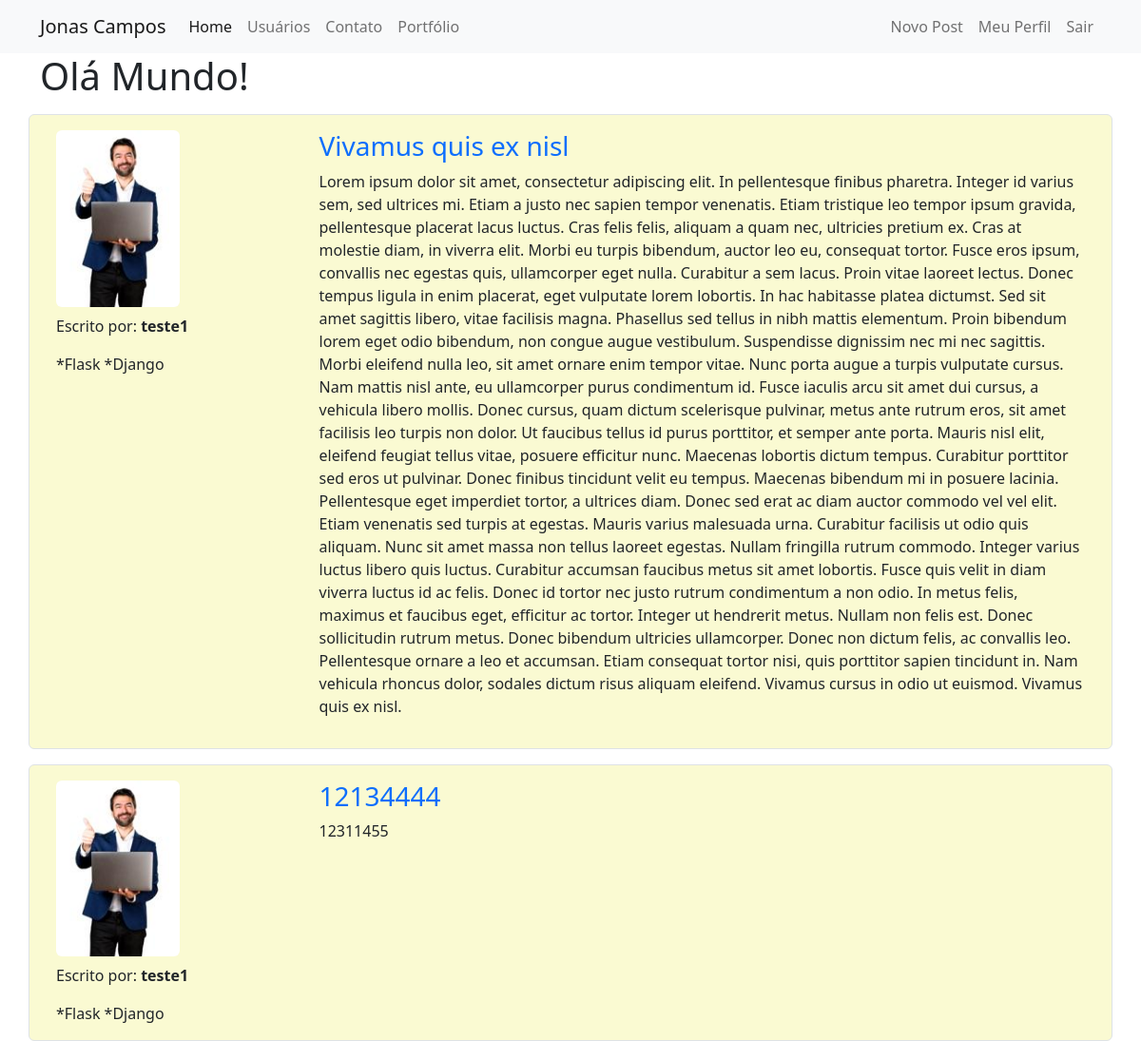
The page / (signed in) on the database as committed earlier.
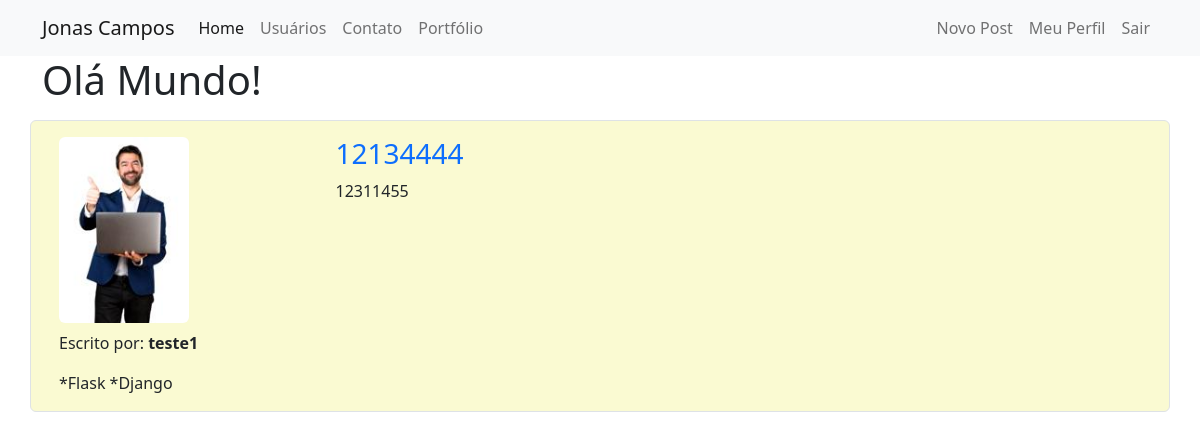
The same page on the database as committed later.
### models.py (models this page shows)
class Post(database.Model):
    id = database.Column(database.Integer, primary_key=True)
    post_title = database.Column(database.String, nullable=False)
    post_text = database.Column(database.Text, nullable=False)
    post_created_at = database.Column(database.DATETIME, nullable=False, default=datetime.utcnow)
    id_author = database.Column(database.Integer, database.ForeignKey('usuario.id'), nullable=False)

class Usuario(database.Model, UserMixin):
    id = database.Column(database.Integer, primary_key=True)
    username = database.Column(database.String, nullable=False)
    email = database.Column(database.String, nullable=False, unique=True)
    senha = database.Column(database.String, nullable=False)
    user_photo = database.Column(database.String, default='default_profile_img.png')
    posts = database.relationship('Post', backref='author', lazy=True)
    skills = database.Column(database.String, nullable=False, default=0)

### routes.py (the view)
@app.route('/')
def home():
    posts = Post.query.order_by(Post.id.desc())
    return render_template('home.html', posts=posts)

### models.py (called while the page is built)
@login_manager.user_loader
def load_user(id_user):
    return Usuario.query.get(int(id_user))

### templates/home.html
{% extends 'base.html' %}
{% block body %}
    <div class="container">
        <h1>Olá Mundo!</h1>
    </div>
    <div class="container">
        {% for post in posts %}
            <div class="row border rounded mt-3 p-3 my-post">
                <div class="column col-3">
                    <div class="image pb-2">
                        <img src='{{ url_for('static', filename='img_profiles/{}'.format(post.author.user_photo)) }}'
                             class="rounded" width="130">
                    </div>
                    <p>Escrito por: <strong>{{ post.author.username }}</strong></p>
                    {% if current_user.skills not in '0' %}
                        {% for skill in current_user.skills.split(';') %}
                            {% print('*' + skill) %}
                        {% endfor %}
                    {% endif %}
                </div>
                <div class="column col-9">
                    <a style="text-decoration: none" href="{{ url_for('post_show', post_id=post.id) }}">
                        <h3>{{ post.post_title }}</h3></a>
                    <p>{{ post.post_text }}</p>
                </div>
            </div>
        {% endfor %}
    </div>
{% endblock %}

### templates/base.html (shortened to what this page needs)
<!DOCTYPE html>
<html lang="pt-BR">
<head>
    <link href="https://cdn.jsdelivr.net/npm/bootstrap@5.2.0/dist/css/bootstrap.min.css" rel="stylesheet"
>
    <link rel="stylesheet" type="text/css" href="{{ url_for('static', filename='main.css') }}">
</head>
<body>
{% include 'navbar.html' %}
{% block body %}
{% endblock %}
</body>
</html>

### templates/navbar.html (shortened to what this page needs)
<nav class="navbar navbar-expand-lg bg-light">
    <div class="container-fluid, container">
        <a class="navbar-brand" href="{{ url_for('home') }}">Jonas Campos</a>
        <div class="collapse navbar-collapse" id="navbarSupportedContent">
            <ul class="navbar-nav me-auto mb-2 mb-lg-0">
                <li class="nav-item">
                    <a class="nav-link active" aria-current="page" href="{{ url_for('home') }}">Home</a>
                </li>
                <li class="nav-item">
                    <a class="nav-link" href="{{ url_for('usuarios') }}">Usuários</a>
                </li>
                <li class="nav-item">
                    <a class="nav-link" href="{{ url_for('contato') }}">Contato</a>
                </li>
                <li class="nav-item">
                    <a class="nav-link" href="https://jonasaacampos.github.io/projects/" target="_blank">Portfólio</a>
                </li>
            </ul>
            <ul class="id-flex navbar-nav">
                {% if current_user.is_authenticated %}
                    <li class="nav-item">
                        <a class="nav-link" href="{{ url_for('post_new') }}">Novo Post</a>
                    </li>
                      <li class="nav-item">
                        <a class="nav-link" href="{{ url_for('perfil') }}">Meu Perfil</a>
                    </li>
                    <li class="nav-item">
                        <a class="nav-link" href="{{ url_for('sair') }}">Sair</a>
                    </li>
                {% endif %}
            </ul>
        </div>
    </div>
</nav>

### static/main.css (style rules this page uses)
.my-post { background: lightgoldenrodyellow; }

Rows that differ between the two databases and show on the page:
removed Post: user_photo (picture), author.username "teste1", print "*Flask" "*Django", post_title "Vivamus quis ex nisl", post_text "Lorem ipsum dolor sit amet, consectetur adipiscing elit. In pellentesque finibus pharetra. Integer id varius sem, sed ultrices mi. Etiam a justo nec sapien tempor venenatis. Etiam tristique leo tempor ipsum gravida, pellentesque placerat lacus luctus. Cras felis felis, aliquam a quam nec, ultricies pretium ex. Cras at molestie diam, in viverra elit. Morbi eu turpis bibendum, auctor leo eu, consequat tortor. Fusce eros ipsum, convallis nec egestas quis, ullamcorper eget nulla. Curabitur a sem lacus. Proin vitae laoreet lectus. Donec tempus ligula in enim placerat, eget vulputate lorem lobortis. In hac habitasse platea dictumst. Sed sit amet sagittis libero, vitae facilisis magna. Phasellus…"
